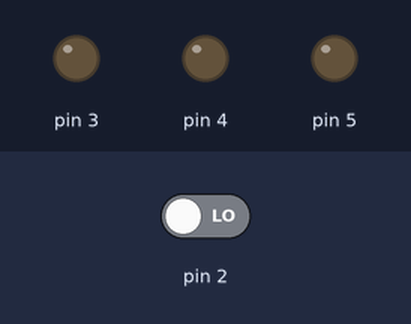
Recording of a sketch running on a simulated Arduino Uno, built with avr-gcc and run on an emulated ATmega328P. Shown: output pins drawn as LEDs (lit = HIGH). Dashed ring = blinking. The test bench sets the inputs (shaded band); at power-on: pin 2 LOW.

Above: at 1.2 s.
1.3 s: pin 2 driven HIGH
At 1.8 s:
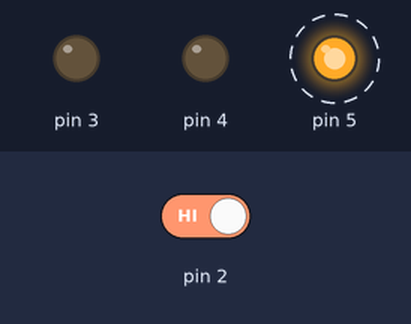
At 2.5 s:
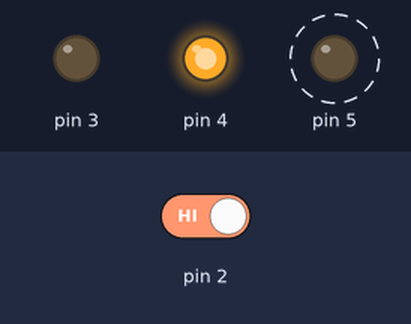
4.3 s: pin 2 driven LOW
At 5.1 s:
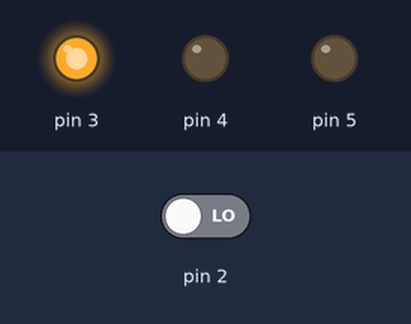
Timing chart, 0 to 7.3 s (numbered marks = the images above; inputs shaded):
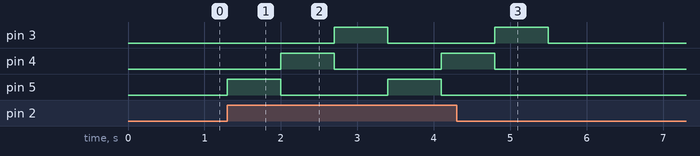

Measured:
- after the input at 1.3 s, pin 3: LOW → HIGH after 1.4 s, → LOW 0.70 s later; pin 4: LOW → HIGH after 0.70 s, → LOW 0.70 s later, → HIGH 1.4 s later; pin 5: alternates HIGH for 0.70 s and LOW for 1.4 s, starting at once
- after the input at 4.3 s, pin 3: goes on until 5.5 s, then stays LOW; pin 4: goes on until 4.8 s, then stays LOW; pin 5: stops changing and stays LOW

The sketch:

sketch_dec23a.ino
```cpp
void setup() {
  // put your setup code here, to run once:

Serial.begin(9600);

pinMode(2, INPUT);
pinMode(3, OUTPUT);
pinMode(4, OUTPUT);
pinMode(5, OUTPUT);


}

void loop() {
  // put your main code here, to run repeatedly:
if(digitalRead(2)){

digitalWrite(5, HIGH);
int valueM =  1;
delay(700);

  if(valueM == 1){

    digitalWrite(5, LOW);
    digitalWrite(4, HIGH);
    valueM = 2;
    delay(700);
    }

    if(valueM == 2){

    digitalWrite(4, LOW);
    digitalWrite(3, HIGH);
    valueM = 0;
    delay(700);
    digitalWrite(3, LOW);
    }

  }

}
```
